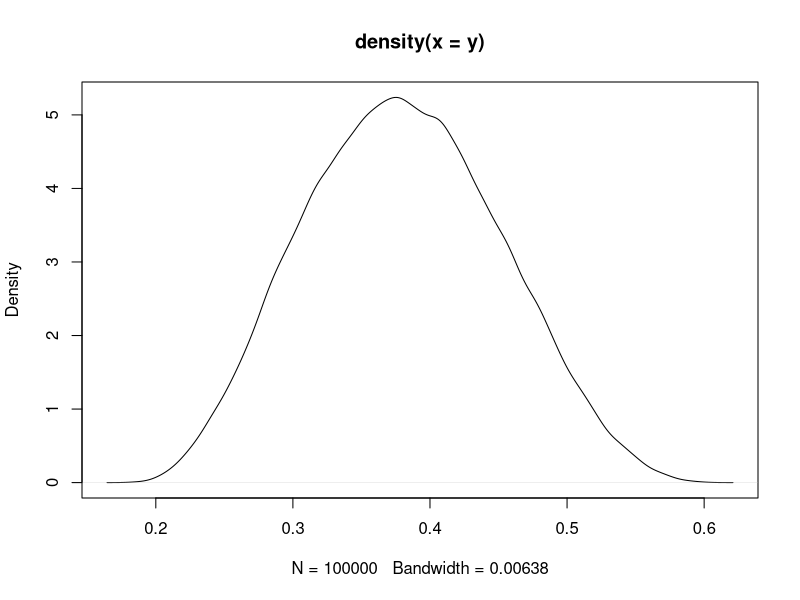
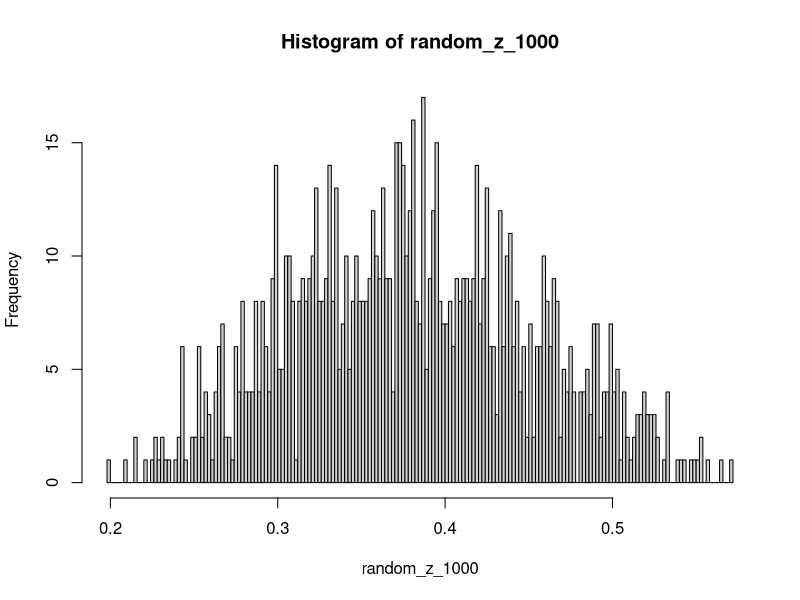

The R script that drew these images, in order: (Note: this script raises an error after producing the figures.)
## ---- chunk 1
library(data.table)
## ---- chunk 2
rgbeta <- function(n, mean, var, min = 0, max = 1)
{
  dmin <- mean - min
  dmax <- max - mean

  if (dmin <= 0 || dmax <= 0)
  {
    stop(paste("mean must be between min =", min, "and max =", max)) 
  }

  if (var >= dmin * dmax)
  {
    stop(paste("var must be less than (mean - min) * (max - mean) =", dmin * dmax))
  }

  # mean and variance of the standard beta distributed variable
  mx <- (mean - min) / (max - min)
  vx <- var / (max - min)^2

  # find the corresponding alpha-beta parameterization
  a <- ((1 - mx) / vx - 1 / mx) * mx^2
  b <- a * (1 / mx - 1)

  # generate standard beta observations and transform
  x <- rbeta(n, a, b)
  y <- (max - min) * x + min

  return(y)
}

set.seed(1)

n <- 100000
y <- rgbeta(n, mean = 0.38, var = 0.005, min = 0.175, max = 0.62)
d <- density(y)

plot(d)

sapply(list(mean, sd, min, max), function(f) f(y))
#[1] 0.38023533 0.07089441 0.18356567 0.60187645
## ---- chunk 3
set.seed(4)
random_z_1000 <- sample(y, 1000, replace = T)
hist(random_z_1000, 200)
## ---- chunk 4
Area <- sample(10000:300000, 100)
  
z_values <- random_z_1000

Depth <- seq(from=15,to = 1500, by = 15)

Depth_Area_Key <- data.table(Area = Area, Depth = Depth)
  
SAR_random_z <- data.table(expand.grid(Area, random_z_1000))

colnames(SAR_random_z) <- c("Area","random_z")

#set order
setkey(SAR_random_z,Area)

SAR_random_z[,Richness := Area^random_z]

SAR_random_z_depth <- SAR_random_z[Depth_Area_Key, on = "Area"]

ggplot(SAR_random_z_depth, aes(x = Depth, y = Richness, group = Depth)) +
  geom_boxplot(size = 0.1, outlier.size = 0.1) +
  theme_classic() +
  theme(axis.text.x = element_text(angle = 90, size = 6))


